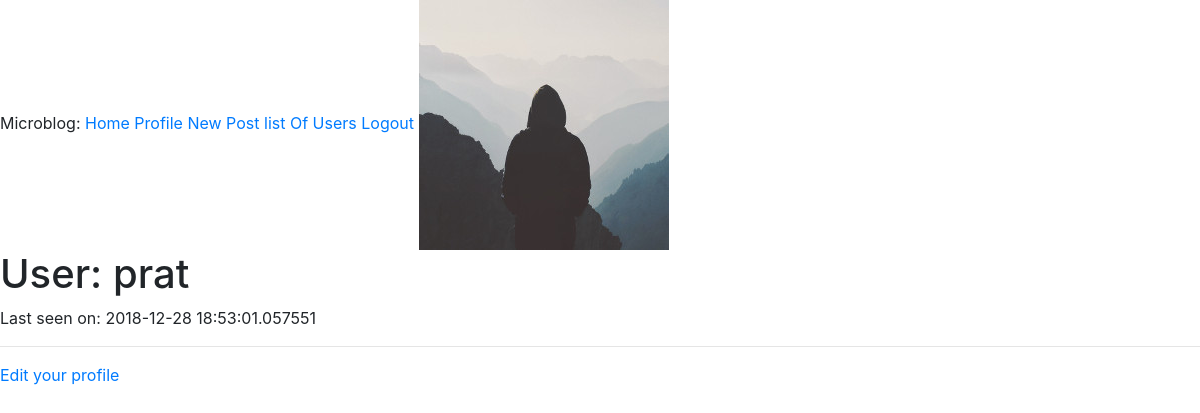
Before: /user/prat (signed in) with the older database file.
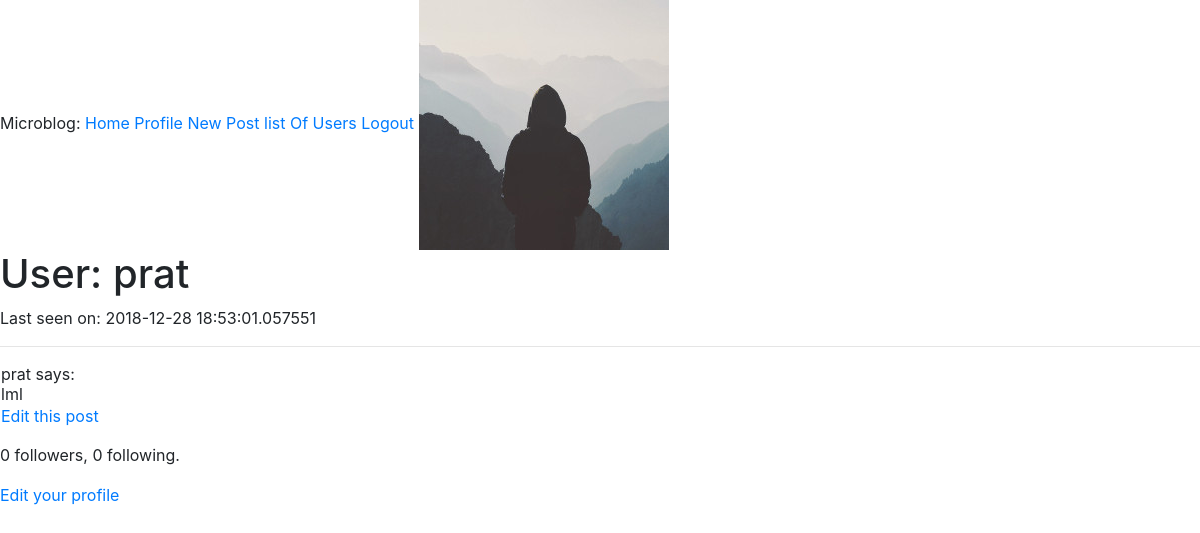
After: the same page with the newer database file.
### app/models.py (models this page shows, shortened)
class User(UserMixin, db.Model):
	id=db.Column(db.Integer, primary_key=True)
	username=db.Column(db.String(64), index=True, unique=True)
	email=db.Column(db.String(120), index=True, unique=True)
	password_hash = db.Column(db.String(128))
	posts = db.relationship('Post', backref='author', lazy='dynamic')
	about_me = db.Column(db.String(140))
	last_seen = db.Column(db.DateTime, default=datetime.utcnow)
	image_file = db.Column(db.String(20), nullable=False, default='profile_pics/default.jpg')
	followed = db.relationship(
        'User', secondary=followers,
        primaryjoin=(followers.c.follower_id == id),
        secondaryjoin=(followers.c.followed_id == id),
        backref=db.backref('followers', lazy='dynamic'), lazy='dynamic')
	member_of=db.relationship('Group', secondary=groupmember, backref=db.backref('members', lazy='dynamic'))

class Post(db.Model):
    id = db.Column(db.Integer, primary_key=True)
    content = db.Column(db.Text)
    title = db.Column(db.String(100))
    timestamp = db.Column(db.DateTime, index=True, default=datetime.utcnow)
    user_id = db.Column(db.Integer, db.ForeignKey('user.id'))

### app/users/routes.py (the view)
@users.route('/user/<username>')
@login_required
def user(username):
    user = User.query.filter_by(username=username).first_or_404()
    posts = user.posts
    image_file=url_for('static',filename=user.image_file)
    return render_template('user.html', user=user, posts=posts, image_file=image_file)

### app/models.py (called while the page is built)
@login.user_loader
def load_user(id):
    return User.query.get(int(id))

### app/templates/user.html (shortened to what this page needs)
{% extends "base.html" %}
{% block content %}
    <img src="{{ image_file }}" alt="khich meri photo">
    <h1>User: {{ user.username }}</h1>
                {% if user.last_seen %}<p>Last seen on: {{ user.last_seen }}</p>{% endif %}
    <hr>
    {% for post in posts %}
    {% include '_post.html' %}
     <p>{{ user.followers.count() }} followers, {{ user.followed.count() }} following.</p>
         {% endfor %}
        {% if user == current_user %}
                <p><a href="{{ url_for('users.edit_profile') }}">Edit your profile</a></p>
     {% elif not current_user.is_following(user) %}
        <p><a href="{{ url_for('users.follow', username=user.username) }}">Follow</a></p>
        {% else %}
        <p><a href="{{ url_for('users.unfollow', username=user.username) }}">Unfollow</a></p>
    {% endif %}
{% endblock %}

### app/templates/base.html (shortened to what this page needs)
<html>
<head>
      <link rel="stylesheet" href="https://maxcdn.bootstrapcdn.com/bootstrap/4.0.0/css/bootstrap.min.css">
    </head>
   <body>
   	<div>
   		Microblog:
        <a href="{{ url_for('main.index') }}">Home</a>
        {% if current_user.is_anonymous %}
        <a href="{{ url_for('users.login') }}">Login</a>
        {% else %}
        <a href="{{ url_for('users.user', username=current_user.username) }}">Profile</a>
          <a href="{{ url_for('posts.new_post') }}">New Post</a>
        <a href="{{ url_for('users.all_users') }}">list Of Users</a>
        <a href="{{ url_for('users.logout') }}">Logout</a>
        {% endif %}
      {% block content %}{% endblock %}
   </body>
</html>

### app/templates/_post.html
 <table>
	<tr valign="top">
	    <td>{{ post.author.username }} says:<br>{{ post.content }}</td>
	</tr>
	<tr valign="top">
		<td>
			{% if user == current_user %}
                <p><a href="{{ url_for('posts.edit_post', post_id=post.id) }}">Edit this post</a></p>
    {% endif %}
		</td>
    </table>

Changed rows visible on the page:
added Post: author.username "prat", content "lml", followers.count "0", followed.count "0"
